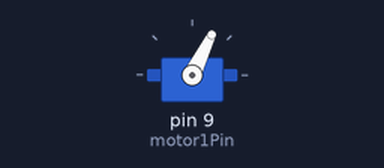
A sketch run on a simulated Arduino Uno, built with avr-gcc and run on an emulated ATmega328P. Shown: servo.

Above: at 6.1 s.
At 9.1 s:
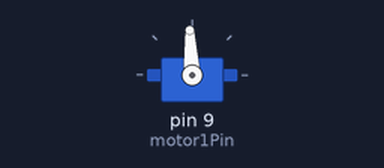
At 11.1 s:
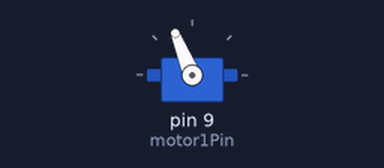
At 13.1 s:
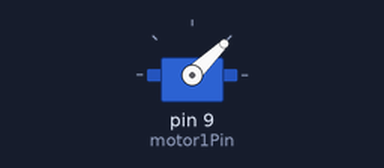
Timing chart, 0 to 14.6 s (numbered marks = the images above):
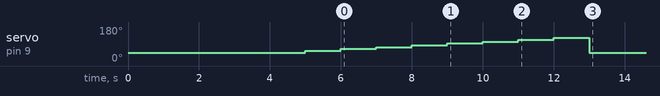

The sketch:

motorTesting.ino
```cpp
#include <Servo.h>


Servo motor1;
const int motor1Pin = 9;

void setup() {
  motor1.attach(motor1Pin);

  motor1.writeMicroseconds(1000);
  delay(5000);
  for(int i = 1; i < 9; i++)
  {
    motor1.writeMicroseconds(1000 + 100*i);
    delay(1000);
  }
  motor1.writeMicroseconds(1000);
}

void loop() {

}
```

Measured:
- by itself, servo on pin 9 (motor1Pin): rises from 44° to 122° in 7.0 s, then falls to 44° in 1.0 s
